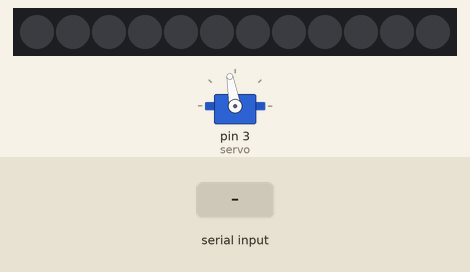
Recording of a sketch running on a simulated Arduino Uno, built with avr-gcc and run on an emulated ATmega328P. Parts: 12 RGB LEDs in strip order, left to right, servo. The inputs (shaded band) are chosen by the test bench. Dim RGB values are drawn brighter than linear.

Above: at 2.2 s.
2.3 s: "5\n" received over Serial
At 4.0 s:
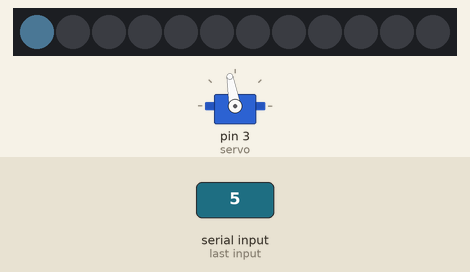
5.3 s: "close" received over Serial
At 7.1 s:
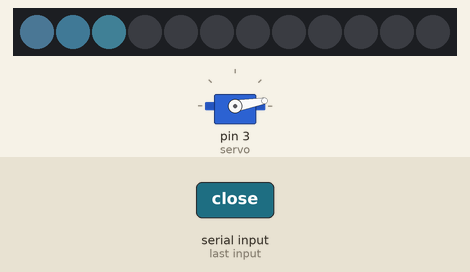
8.3 s: "close" received over Serial
At 10.45 s:
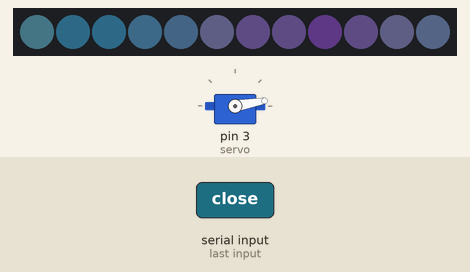
Timing chart, 0 to 11.9 s (numbered marks = the images above; inputs shaded):
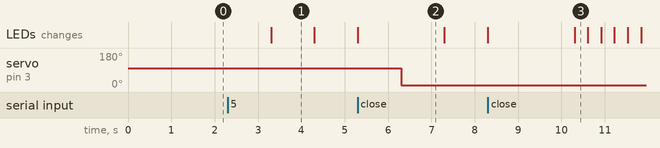

Measured:
- after the input at 2.3 s, the LEDs: change after 1.0 s (image 1)
- after the input at 5.3 s, servo on pin 3 (servo): 100° → 10° after 1.0 s
- what the display in image 1 shows lasts 1.0 s, from 3.3 s to 4.3 s

The sketch:

newLockByBluetooth.ino
```cpp
// include la librairie du servo
#include <Servo.h>

//include la librairie du neopixel
#include <Adafruit_NeoPixel.h>
#define PIXEL_COUNT 12
#define COLOR_COUNT 12
#define PIN 6

Adafruit_NeoPixel strip = Adafruit_NeoPixel(PIXEL_COUNT, PIN);
const uint32_t colorMap[COLOR_COUNT] = {
  strip.Color(106, 162, 203),
  strip.Color(94, 175, 211),
  strip.Color(89, 178, 213),
  strip.Color(100, 170, 208),
  strip.Color(112, 153, 198),
  strip.Color(123, 130, 183),
  strip.Color(131, 111, 171),
  strip.Color(135, 100, 164),
  strip.Color(135, 97, 162),
  strip.Color(133, 103, 166),
  strip.Color(129, 119, 176),
  strip.Color(119, 141, 191),
};

float fadeInValue = 0.5;
float fadeOutValue = 0.5;
int fadeMax = 75;
int fadeMin = 10;
int dimming = 15;
int pulse = 4;
int i;

//rename des modules
Servo myServo;

// servo var part
unsigned int servo = 3;
//Position ouverte = 90 degré
int open = 100;
//Position fermé = 10 degré
int close = 10;
//boolean boxclosed
bool boxClosed;

//var used in serial communication part
char junk;
String inputString = "";

unsigned long previousMillis = 0;        // will store last time LED was updated

// constants won't change :
const long interval = 1000;           // interval at which to blink (milliseconds)

float timeLeft = 3600;
float T_timeLeft = timeLeft;
int pixelNbr = 0;
float pixelNbrInUse = 0;
float activeTime;

bool timeSet = false;
bool T_timeLeftIsDefined = false;

void animationFinale() {
  /*  strip.show();
      for (uint16_t i = 0; i < 5; i++) {
      for (uint16_t i = 0; i < strip.numPixels(); i++) {
        strip.setPixelColor(i, 0);
        strip.show();
        delay(100);
      }
      for (uint16_t i = 0; i < strip.numPixels(); i++) {
        strip.setPixelColor(i, colorMap[i]);
        strip.show();
        delay(100);
      }
      }
  */
  while (i < pulse) {
    for (float fadeValue = fadeMin ; fadeValue <= fadeMax; fadeValue += fadeInValue) {
      // sets the value (range from 0 to 75):
      for (int i = 0; i < strip.numPixels(); i++) {
        strip.setPixelColor(i, colorMap[i]);

      }
      strip.setBrightness(fadeValue);
      strip.show(); // Initialize all pixels to 'off'
      // wait for 30 milliseconds to see the dimming effect
      delay(dimming);
    }
    // fade out from max to min in increments of 5 points:
    for (float fadeValue = fadeMax ; fadeValue >= fadeMin; fadeValue -= fadeOutValue) {
      for (int i = 0; i < strip.numPixels(); i++) {
        strip.setPixelColor(i, colorMap[i]);
      }
      // sets the value (range from 0 to 255):
      strip.setBrightness(fadeValue);
      strip.show(); // Initialize all pixels to 'off'
      // wait for 30 milliseconds to see the dimming effect
      delay(dimming);
    }
    i++;
  }
  strip.setBrightness(0);
  strip.show();
  boxClosed = false;
  myServo.attach(servo);
  myServo.write(open);
  delay(1000);
  myServo.detach();


}
void setup() {
  // put your setup code here, to run once:
  // strip module begin
  strip.begin();
  strip.setBrightness(25);  // Lower brightness and save eyeballs!
  strip.show(); // Initialize all pixels to 'off'
  // strip module end

  // servo module begin
  myServo.attach(servo);
  myServo.write(open);
  delay(1000);
  myServo.detach();
  //servo module end

  //bluetooth module begin
  //BT is connected to TX and RX, it use Serial communication. Baud rate muste be send to 115200
  Serial.begin(115200);            // set the baud rate to 9600, same should be of your Serial Monitor
  //Bluetooth module end
}

void loop() {
  // put your main code here, to run repeatedly:
  if (Serial.available()) {
    while (Serial.available())
    {
      inputString = Serial.readString(); //read the input
      //char inChar = (char)Serial.read(); //read the input
      //inputString += inChar;        //make a string of the characters coming on serial
    }


    if (inputString == "close") { //incase of 'close' close the box
      boxClosed = true;
      myServo.attach(servo);
      myServo.write(close);
      delay(1000);
      myServo.detach();
    }
    else if (inputString == "open") { //incase of 'open' open the box
      boxClosed = false;
      myServo.attach(servo);
      myServo.write(open);
      delay(1000);
      myServo.detach();
    }
    else if (inputString == "reset") {
      asm volatile ("  jmp 0");
    }
    //if input is not empty then it must be full of something, like the numbers we need
    else {
      timeLeft = inputString.toFloat();
      timeSet = true;

    }
    while (Serial.available() > 0)
    {
      junk = Serial.read() ;  // clear the serial buffer
    }
    inputString = "";
  }
  else if (timeLeft <= 0) {
    if (boxClosed == true) {
      animationFinale();
    }
  }
  else {
    unsigned long currentMillis = millis();
    if (timeSet) {
      if (T_timeLeftIsDefined == false) {
        T_timeLeft = timeLeft;
        T_timeLeftIsDefined = true;
      }
      if (pixelNbr <= 12 && timeLeft >= 0 ) {
        if (currentMillis - previousMillis >= interval) {
          // save the last time you blinked the LED
          previousMillis = currentMillis;

          if (T_timeLeft - timeLeft >= activeTime) {
            strip.setPixelColor(pixelNbr, colorMap[pixelNbr]);
            strip.show();
            pixelNbr += 1;
            pixelNbrInUse += 1.0;
          }
          // Some example procedures showing how to display to the pixels:
          timeLeft--;
          activeTime = (pixelNbrInUse / 12) * T_timeLeft;

        }
      }
    }
  }
}
```
